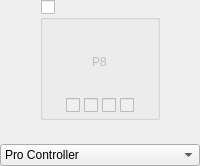
            <widget class="QWidget" name="widgetPlayer8" native="true">
             <layout class="QVBoxLayout" name="verticalLayout_26">
              <property name="spacing">
               <number>5</number>
              </property>
              <property name="leftMargin">
               <number>0</number>
              </property>
              <property name="topMargin">
               <number>0</number>
              </property>
              <property name="rightMargin">
               <number>0</number>
              </property>
              <property name="bottomMargin">
               <number>0</number>
              </property>
              <item alignment="Qt::AlignHCenter">
               <widget class="QGroupBox" name="groupPlayer8Connected">
                <property name="minimumSize">
                 <size>
                  <width>120</width>
                  <height>120</height>
                 </size>
                </property>
                <property name="maximumSize">
                 <size>
                  <width>120</width>
                  <height>120</height>
                 </size>
                </property>
                <property name="title">
                 <string/>
                </property>
                <property name="checkable">
                 <bool>true</bool>
                </property>
                <property name="checked">
                 <bool>false</bool>
                </property>
                <layout class="QVBoxLayout" name="verticalLayout_11" stretch="1,0">
                 <property name="spacing">
                  <number>7</number>
                 </property>
                 <property name="leftMargin">
                  <number>14</number>
                 </property>
                 <property name="topMargin">
                  <number>7</number>
                 </property>
                 <property name="rightMargin">
                  <number>14</number>
                 </property>
                 <property name="bottomMargin">
                  <number>4</number>
                 </property>
                 <item>
                  <widget class="PlayerControlPreview" name="controllerPlayer8">
                   <property name="styleSheet">
                    <string notr="true"/>
                   </property>
                   <layout class="QVBoxLayout" name="verticalLayout_19">
                    <property name="topMargin">
                     <number>16</number>
                    </property>
                    <item alignment="Qt::AlignHCenter|Qt::AlignVCenter">
                     <widget class="QLabel" name="labelPlayer8">
                      <property name="text">
                       <string>P8</string>
                      </property>
                     </widget>
                    </item>
                   </layout>
                  </widget>
                 </item>
                 <item alignment="Qt::AlignHCenter">
                  <widget class="QWidget" name="Player8LEDs" native="true">
                   <property name="enabled">
                    <bool>false</bool>
                   </property>
                   <property name="minimumSize">
                    <size>
                     <width>0</width>
                     <height>10</height>
                    </size>
                   </property>
                   <layout class="QHBoxLayout" name="horizontalLayout_14">
                    <property name="spacing">
                     <number>4</number>
                    </property>
                    <property name="leftMargin">
                     <number>0</number>
                    </property>
                    <property name="topMargin">
                     <number>0</number>
                    </property>
                    <property name="rightMargin">
                     <number>0</number>
                    </property>
                    <property name="bottomMargin">
                     <number>0</number>
                    </property>
                    <item>
                     <widget class="QCheckBox" name="checkboxPlayer8LED1"/>
                    </item>
                    <item>
                     <widget class="QCheckBox" name="checkboxPlayer8LED2"/>
                    </item>
                    <item>
                     <widget class="QCheckBox" name="checkboxPlayer8LED3"/>
                    </item>
                    <item>
                     <widget class="QCheckBox" name="checkboxPlayer8LED4"/>
                    </item>
                   </layout>
                  </widget>
                 </item>
                </layout>
               </widget>
              </item>
              <item>
               <widget class="QWidget" name="Player8Explain" native="true">
                <property name="minimumSize">
                 <size>
                  <width>0</width>
                  <height>10</height>
                 </size>
                </property>
                <property name="maximumSize">
                 <size>
                  <width>150</width>
                  <height>16777215</height>
                 </size>
                </property>
                <layout class="QVBoxLayout" name="verticalLayout_35">
                 <property name="spacing">
                  <number>0</number>
                 </property>
                 <property name="leftMargin">
                  <number>0</number>
                 </property>
                 <property name="topMargin">
                  <number>0</number>
                 </property>
                 <property name="rightMargin">
                  <number>0</number>
                 </property>
                 <property name="bottomMargin">
                  <number>0</number>
                 </property>
                 <item>
                  <widget class="QLabel" name="labelPlayer8Explain">
                   <property name="alignment">
                    <set>Qt::AlignCenter</set>
                   </property>
                  </widget>
                 </item>
                </layout>
               </widget>
              </item>
              <item>
               <widget class="QComboBox" name="comboPlayer8Emulated">
                <item>
                 <property name="text">
                  <string>Pro Controller</string>
                 </property>
                </item>
                <item>
                 <property name="text">
                  <string>Joy-Con 2 Pair</string>
                 </property>
                </item>
                <item>
                 <property name="text">
                  <string>Joy-Con 2 (L)</string>
                 </property>
                </item>
                <item>
                 <property name="text">
                  <string>Joy-Con 2 (R)</string>
                 </property>
                </item>
               </widget>
              </item>
             </layout>
            </widget>
